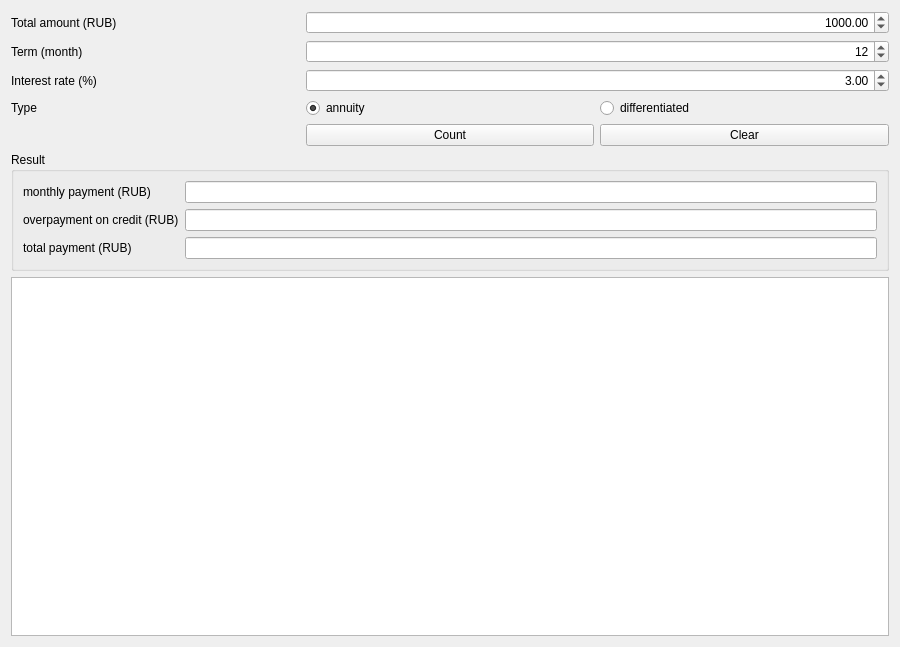
<?xml version="1.0" encoding="UTF-8"?>
<ui version="4.0">
 <class>CreditCalculatorView</class>
 <widget class="QWidget" name="CreditCalculatorView">
  <property name="geometry">
   <rect>
    <x>0</x>
    <y>0</y>
    <width>900</width>
    <height>647</height>
   </rect>
  </property>
  <property name="windowTitle">
   <string>Credit Calculator</string>
  </property>
  <layout class="QGridLayout" name="gridLayout">
   <item row="0" column="0">
    <widget class="QLabel" name="lable_amount">
     <property name="text">
      <string>Total amount (RUB)</string>
     </property>
    </widget>
   </item>
   <item row="0" column="1" colspan="2">
    <widget class="QDoubleSpinBox" name="amount">
     <property name="alignment">
      <set>Qt::AlignRight|Qt::AlignTrailing|Qt::AlignVCenter</set>
     </property>
     <property name="decimals">
      <number>2</number>
     </property>
     <property name="maximum">
      <double>1000000000000000.000000000000000</double>
     </property>
     <property name="singleStep">
      <double>10000.000000000000000</double>
     </property>
     <property name="value">
      <double>1000.000000000000000</double>
     </property>
    </widget>
   </item>
   <item row="1" column="0">
    <widget class="QLabel" name="lable_term">
     <property name="text">
      <string>Term (month)</string>
     </property>
    </widget>
   </item>
   <item row="1" column="1" colspan="2">
    <widget class="QSpinBox" name="term">
     <property name="alignment">
      <set>Qt::AlignRight|Qt::AlignTrailing|Qt::AlignVCenter</set>
     </property>
     <property name="maximum">
      <number>1000</number>
     </property>
     <property name="value">
      <number>12</number>
     </property>
    </widget>
   </item>
   <item row="2" column="0">
    <widget class="QLabel" name="lable_interest_rate">
     <property name="text">
      <string>Interest rate (%)</string>
     </property>
    </widget>
   </item>
   <item row="2" column="1" colspan="2">
    <widget class="QDoubleSpinBox" name="interest_rate">
     <property name="alignment">
      <set>Qt::AlignRight|Qt::AlignTrailing|Qt::AlignVCenter</set>
     </property>
     <property name="maximum">
      <double>1000.000000000000000</double>
     </property>
     <property name="value">
      <double>3.000000000000000</double>
     </property>
    </widget>
   </item>
   <item row="3" column="0">
    <widget class="QLabel" name="lable_type">
     <property name="text">
      <string>Type</string>
     </property>
    </widget>
   </item>
   <item row="3" column="1">
    <widget class="QRadioButton" name="annuity">
     <property name="text">
      <string>annuity</string>
     </property>
     <property name="checkable">
      <bool>true</bool>
     </property>
     <property name="checked">
      <bool>true</bool>
     </property>
    </widget>
   </item>
   <item row="3" column="2">
    <widget class="QRadioButton" name="differentiated">
     <property name="text">
      <string>differentiated</string>
     </property>
    </widget>
   </item>
   <item row="4" column="1">
    <widget class="QPushButton" name="button_count">
     <property name="text">
      <string>Count</string>
     </property>
    </widget>
   </item>
   <item row="4" column="2">
    <widget class="QPushButton" name="button_clear">
     <property name="text">
      <string>Clear</string>
     </property>
    </widget>
   </item>
   <item row="5" column="0" colspan="3">
    <widget class="QGroupBox" name="result">
     <property name="title">
      <string>Result</string>
     </property>
     <layout class="QGridLayout" name="gridLayout_3">
      <item row="0" column="0">
       <widget class="QLabel" name="lable_monthly_payment">
        <property name="text">
         <string>monthly payment (RUB)</string>
        </property>
       </widget>
      </item>
      <item row="1" column="0">
       <widget class="QLabel" name="lable_overpayment">
        <property name="text">
         <string>overpayment on credit (RUB)</string>
        </property>
       </widget>
      </item>
      <item row="0" column="1">
       <widget class="QLineEdit" name="monthly_payment">
        <property name="alignment">
         <set>Qt::AlignRight|Qt::AlignTrailing|Qt::AlignVCenter</set>
        </property>
        <property name="readOnly">
         <bool>true</bool>
        </property>
       </widget>
      </item>
      <item row="1" column="1">
       <widget class="QLineEdit" name="overpayment">
        <property name="alignment">
         <set>Qt::AlignRight|Qt::AlignTrailing|Qt::AlignVCenter</set>
        </property>
        <property name="readOnly">
         <bool>true</bool>
        </property>
       </widget>
      </item>
      <item row="2" column="1">
       <widget class="QLineEdit" name="total_payment">
        <property name="alignment">
         <set>Qt::AlignRight|Qt::AlignTrailing|Qt::AlignVCenter</set>
        </property>
        <property name="readOnly">
         <bool>true</bool>
        </property>
       </widget>
      </item>
      <item row="2" column="0">
       <widget class="QLabel" name="lable_total_payment">
        <property name="text">
         <string>total payment (RUB)</string>
        </property>
       </widget>
      </item>
     </layout>
    </widget>
   </item>
   <item row="6" column="0" colspan="3">
    <widget class="QTextEdit" name="display"/>
   </item>
  </layout>
 </widget>
 <resources/>
 <connections/>
</ui>
